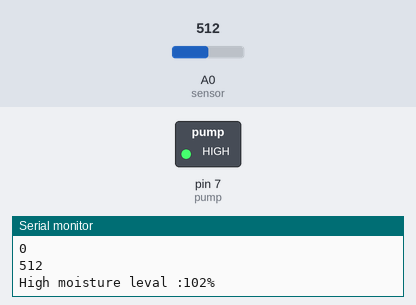
Recording of a sketch running on a simulated Arduino Uno, built with avr-gcc and run on an emulated ATmega328P. On the bench: switched loads named in the sketch (green lamp = pin HIGH), the last lines printed to the serial monitor. The inputs (shaded band) are chosen by the test bench; at power-on: A0 (sensor) = 512.

Above: at 1.8 s.
1.9 s: A0 (sensor) set to 210
3.4 s: A0 (sensor) set to 189
At 4.3 s:
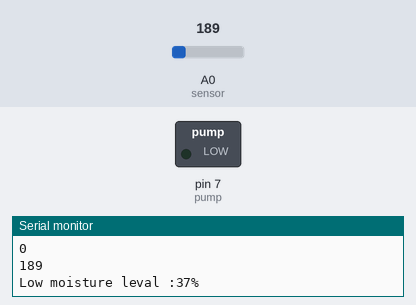
Timing chart, 0 to 10.5 s (numbered marks = the images above; inputs shaded):
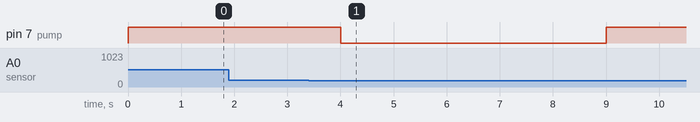

Measured:
- the behaviour switches between 200 and 199 on A0 (sensor) (found by bisection; images 0 and 1)
- after the input at 3.4 s, pin 7 (pump): HIGH → LOW after 0.60 s, → HIGH 5.0 s later

The sketch:

Automate_Gardening_System.ino
```cpp
int pump    = 7; //water pump pin
int sensor  = A0; //Analog sensor pin
int standard = 200; //standard analog moisture reading.
int lowmoisture = 1; //low moisture value.
int highmoisture = 500; // High moisture value.
int moisture; //moisture reading will be store in this.
int percentage; //percentage calculate.
int count = 0;
int dcount = 0;
int led = 13;

void setup()
{
  pinMode(pump, OUTPUT);
  pinMode(sensor, INPUT);
  digitalWrite(pump, HIGH);
  digitalWrite(led, HIGH);
  Serial.begin(9600);
}

void loop()
{
  if (count < 3) {
    Serial.print(count);
    Serial.print("\n");
    moisture = analogRead(sensor);
    Serial.print(moisture);
    Serial.print("\n");
    if (moisture < standard)
    {
      Serial.print("Low moisture leval :");
      percentage = map(moisture, lowmoisture, highmoisture, 0, 100);
      Serial.print(percentage);
      Serial.print("%");
      Serial.print("\n");
      digitalWrite(pump, LOW);  // motor turn on
      digitalWrite(led, HIGH);
      delay(5000);
      digitalWrite(pump, HIGH); // motor turn off
      digitalWrite(led, LOW);
      delay(100000);
      count++;
    }
    else
    {
      Serial.print("High moisture leval :");
      percentage = map(moisture, lowmoisture, highmoisture, 0, 100);
      Serial.print(percentage);
      Serial.print("%");
      Serial.print("\n");
      count = 0;
      if (moisture > standard) {
        digitalWrite(pump, HIGH);
      }
      delay(1000);
    }
  }
  else {
    delay(1000000);
    dcount++;
    if (dcount == 4) {
      count = 0;
    }
  }
}
```
